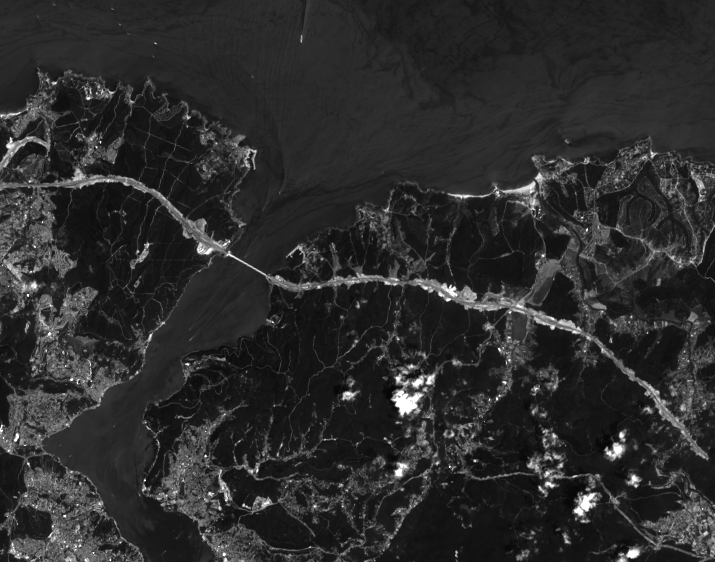
#> input picture test_images_tiff/B4.tif, 715 x 562 px
$ jupyter execute ndvi_landsat8.ipynb
#> lines starting #> are read from the running program, lines starting #| are printed output that depends on the picture
### utils.py
import matplotlib.pyplot as plt
from skimage import *
from skimage import io
import numpy as np
from skimage.viewer import ImageViewer
from tifffile import *
import matplotlib.patches as mpatches

# [23 lines left out: function create_ndwi, not called in this run]

def create_ndvi(nir_band,red_band):
    """
    -----------
    Definition
    -----------

    NDVI calculator

    input params
    ------------

    red_band : tiff file
    nir_band : tiff file

    output
    ------

    img : tiff file
    """
    np.seterr(divide='ignore', invalid='ignore')
    ndvi = (nir_band - red_band) / (nir_band + red_band)
    ndvi= np.nan_to_num(ndvi)
    return ndvi

def water_mask_ndvi_for_landsat_8(ndvi_band,nir_band):
    """
    -----------
    Definition
    -----------

    Mask for water bodies

    input params
    ------------

    ndvi_band : tiff file
    nir_band : tiff file

    output
    ------

    img : tiff file
    """
    ndvi_in_uint = (ndvi_band*255).astype('uint8')
    for x in range(ndvi_in_uint.shape[0]):
        for y in range(ndvi_in_uint.shape[1]):
            if (ndvi_in_uint[x][y][1]!=0 and nir_band[x][y][1]<=100):
                ndvi_in_uint[x][y][1]=0

    img = ndvi_in_uint[:, :, 1]
    return img

# [83 lines left out: functions water_mask_ndvi_for_sentinel_2, water_mask_ndwi_for_landsat_8, water_mask_ndwi_for_sentinel_2, not called in this run]

# [31 lines that do not run on import are left out]


### ndvi_landsat8.ipynb
[cell 1]
### NDVI for Landsat 8

[cell 2]
import matplotlib.pyplot as plt
from skimage import *
import numpy as np
from skimage.viewer import ImageViewer
from tifffile import *
import matplotlib.patches as mpatches
from skimage import io

[cell 3]
#Read red and nir bands
red =io.imread('test_images_tiff/B4.tif')
#> red is the input picture: shape (562, 715, 4); mean R, G, B, A 44.5, 44.5, 44.5, 255
nir = io.imread('test_images_tiff/B5.tif')
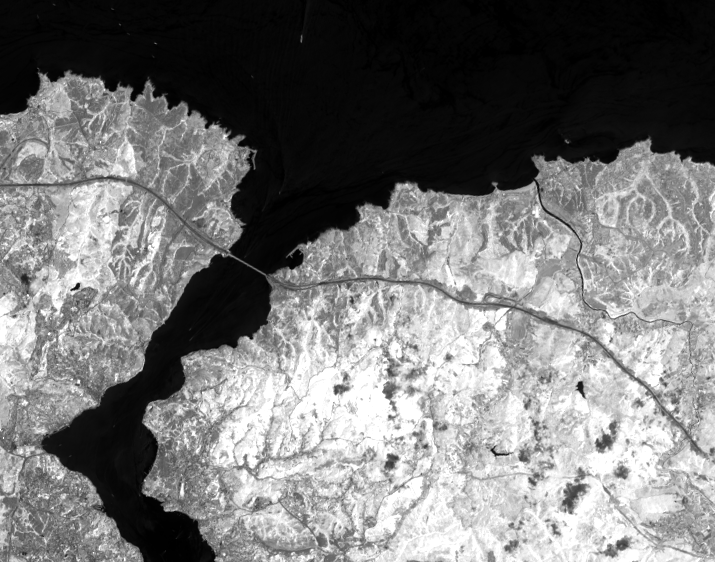
#> input picture test_images_tiff/B5.tif, 715 x 562 px
#> nir is the input picture: shape (562, 715, 4); mean R, G, B, A 120, 120, 120, 255

[cell 4]
#plot red band
plt.title("Red Band Landsat 8 Satellite Imagery")
plt.xlabel("Y coordinates")
plt.ylabel("X coordinates")
plt.imshow(red)

[cell 5]
#plot nir band
plt.title("NIR Band Landsat 8 Satellite Imagery")
plt.xlabel("Y coordinates")
plt.ylabel("X coordinates")
plt.imshow(nir)

[cell 6]
#import create_ndvi function in order to calculate ndvi
from utils import create_ndvi
ndvi=create_ndvi(nir_band=nir,red_band=red)
#> in create_ndvi, `ndvi = (nir_band - red_band) / (nir_band + red_band)`: ndvi: shape (562, 715, 4) float64; 0.39% of the values are NaN or infinite; the others: min 0, max 255, mean 4.16
ndvi_in_uint = (ndvi*255).astype('uint8')
ndvi_before_mask=ndvi_in_uint[:,:,1]
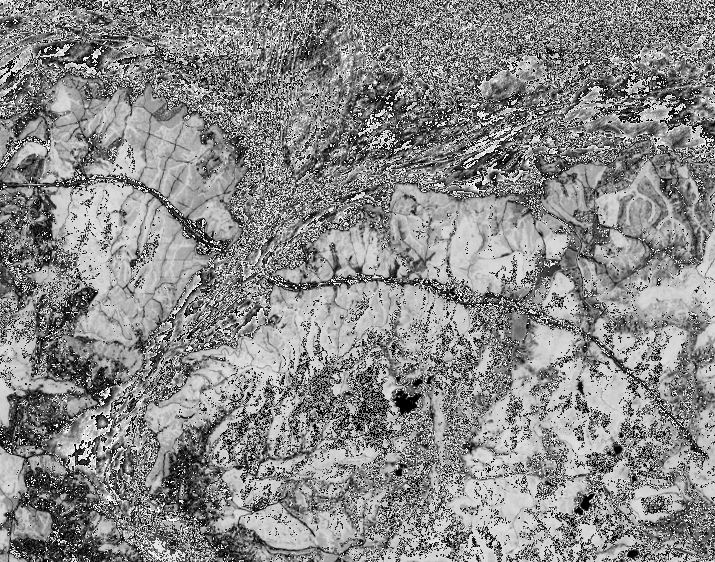
#> ndvi_before_mask: shape (562, 715); min 0, max 255, mean 137
plt.title("NDVI Map of Landsat 8 Satellite Imagery\n (Before Mask)")
plt.xlabel("Y coordinates")
plt.ylabel("X coordinates")
plt.imshow(ndvi_before_mask,cmap='RdYlGn',vmin=0,vmax=255)

[cell 7]
#import mask function in order to mask water bodies
from utils import water_mask_ndvi_for_landsat_8

img = water_mask_ndvi_for_landsat_8(ndvi_band=ndvi,nir_band=nir)
#> in water_mask_ndvi_for_landsat_8, `img = ndvi_in_uint[:, :, 1]`:
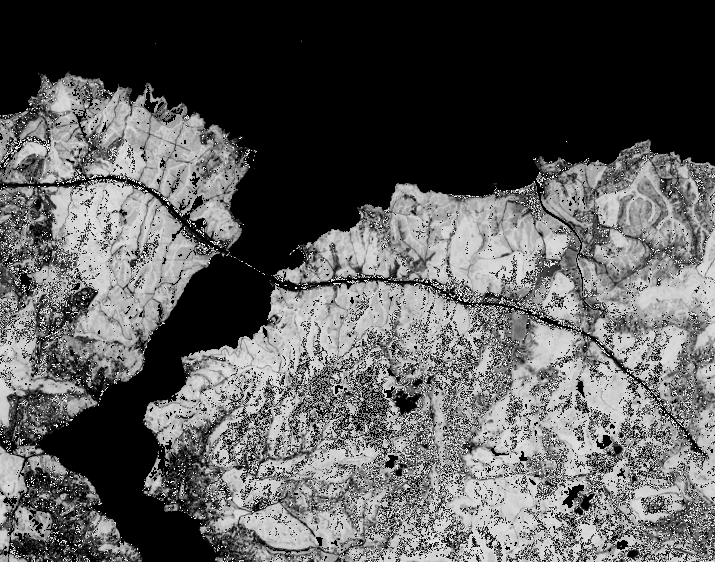
#> img: shape (562, 715); min 0, max 255, mean 91.4
plt.title("NDVI Map of Landsat 8 Satellite Imagery\n (After Mask)")
plt.xlabel("Y coordinates")
plt.ylabel("X coordinates")
plt.imshow(img,cmap='RdYlGn',vmin=0,vmax=255)
plt.savefig('outputs/NDVI_Landsat_8.png',format="png")
